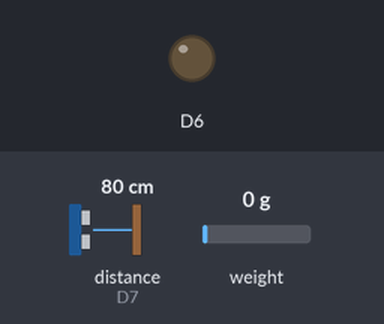
The sketch below on a simulated ESP8266 (NodeMCU). Parts: output pins drawn as LEDs (lit = HIGH). Inputs (shaded band) come from the test bench; at power-on: distance to the obstacle (sensor on D7) 80 cm, weight on the scale 0 g. The echo pulse lasts 58.3 µs per cm; WiFi joins after 1.5 s; servers stay silent unless stated; uploads are accepted with an empty reply; pins used as bus, display or sensor lines are not drawn; what the sketch prints to the serial monitor is not drawn.

Above: at 4.2 s.
4.3 s: distance to the obstacle (sensor on D7) set to 8 cm
6.4 s: distance to the obstacle (sensor on D7) set to 5 cm
At 8.2 s:
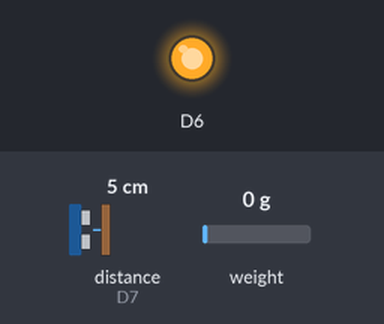
Timing chart, 0 to 9.7 s (numbered marks = the images above; inputs shaded):
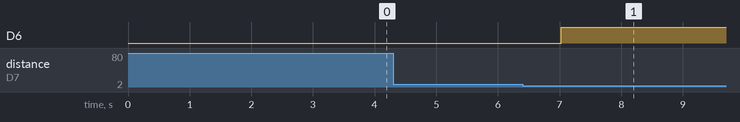

The sketch:

Cek_getUserID.ino
```cpp
#include <ESP8266WiFi.h>
#include <ESP8266HTTPClient.h>
#include <HX711.h>

const char *ssid = "HUAWEI-bA32";
const char *password = "7GUMCyrB";
const char *server = "http://projectdispenser01.000webhostapp.com/disp_get.php";
const int port = 80;

const char *serverUrl = "http://projectdispenser01.000webhostapp.com/get_id_user.php";

float calibration_factor = -101.5;
float units;
float ounces;

int berat_awal;
int berat_akhir;
int volume = 0;

class Ultrasonic {
public:
    Ultrasonic(int trigPin, int echoPin, int minDistance) : trigPin(trigPin), echoPin(echoPin), minDistance(minDistance) {}

    void setup() {
        pinMode(trigPin, OUTPUT);
        pinMode(echoPin, INPUT);
    }

    float getDistance() {
        digitalWrite(trigPin, LOW);
        delayMicroseconds(2);
        digitalWrite(trigPin, HIGH);
        delayMicroseconds(10);
        digitalWrite(trigPin, LOW);

        long duration = pulseIn(echoPin, HIGH);
        return duration * 0.034 / 2;
    }

    bool minRange(float distance) {
        return distance <= minDistance;
    }

private:
    int trigPin;
    int echoPin;
    int minDistance;
};

class Pump {
public:
    Pump(int relayPin) : relayPin(relayPin) {}

    void setup() {
        pinMode(relayPin, OUTPUT);
        digitalWrite(relayPin, LOW);
    }

    void enable() {
        digitalWrite(relayPin, HIGH);
    }

    void disable() {
        digitalWrite(relayPin, LOW);
    }

private:
    int relayPin;
};

class LoadCell {
public:
    LoadCell(int dtPin, int sckPin) : dtPin(dtPin), sckPin(sckPin) {}

    void setup() {
        scale.begin(dtPin, sckPin);
        scale.set_scale();
        scale.tare();
    }

    int getWeight_1() {
      scale.set_scale(calibration_factor);

      units = scale.get_units(), 10;
      if (units < 0) {
        units = 0.00;
      }
      ounces = units * 0.035274;

      return units;
    }

    int getWeight_2() {
      scale.set_scale(calibration_factor);

      units = scale.get_units(), 10;
      if (units < 0) {
        units = 0.00;
      }
      ounces = units * 0.035274;

      return units;
    }

private:
    int dtPin;
    int sckPin;
    HX711 scale;
};

Ultrasonic ultrasonic(D5, D7, 6);
Pump pump(D6);
LoadCell loadCell(4, 14);

void connectWiFi() {
    Serial.print("Connecting to WiFi");
    WiFi.begin(ssid, password);
    while (WiFi.status() != WL_CONNECTED) {
        delay(1000);
        Serial.print(".");
    }
    Serial.println("Connected to WiFi");
}

String get_userid(String disp_id) {
    HTTPClient http;
    WiFiClient wifiClient;

    String url = String(serverUrl) + "?disp_id=" + disp_id;

    http.begin(wifiClient, url);

    int httpCode = http.GET();

    if (httpCode == HTTP_CODE_OK) {
        String payload = http.getString();
        String user_id = payload;
        Serial.println("Status get_user_id");
        Serial.println("Payload: " + user_id);
        return user_id;
    } else {
        String payload = http.getString();
        String user_id = payload;

        Serial.println("Failed to get user_id");
        Serial.println("HTTP Code: " + String(httpCode));
        Serial.println("Payload: " + payload);
        return "-1";
    }

    http.end();
}

void sendGetRequest(String disp_id, String user_id, int volume) {
  HTTPClient http;
  WiFiClient wifiClient;

  String url = String(server) + "?disp_id=" + disp_id + "&user_id=" + user_id + "&volume=" + volume;
  http.begin(wifiClient, url);

  int httpCode = http.GET();
  if (httpCode == HTTP_CODE_OK) {
     Serial.println("Success send data");
     }
     else{
      Serial.println("Failed send data");
     }

    http.end();
}

void setup() {
    Serial.begin(115200);
    connectWiFi();
    ultrasonic.setup();
    pump.setup();
    loadCell.setup();

}

void loop() {
    float distance = ultrasonic.getDistance();
    String disp_id = "disp1";
    String user_id;
    berat_awal = loadCell.getWeight_1();

    if (ultrasonic.minRange(distance)) {
      user_id = get_userid(disp_id);
      if (user_id != "No user ID found for disp_id: " + disp_id) {

        while (ultrasonic.getDistance() < 6) {
            delay(100);
            Serial.println(distance);
            pump.enable();
            delay(100);
        }
        pump.disable();

        Serial.println("Pump Stopped");
        berat_akhir = loadCell.getWeight_2();
        volume = berat_awal - berat_akhir;
        Serial.println(volume);
        Serial.println(user_id);
        sendGetRequest(disp_id, user_id, volume);

      } else {
        while (ultrasonic.getDistance() < 6) {
            delay(100);
            Serial.println(distance);
            pump.enable();
            delay(100);
        }
        pump.disable();
        Serial.println("Data user id tidak ada");
      }
    }

    delay(500);
}
```

Measured:
- the behaviour switches between 7 and 6 cm on distance to the obstacle (sensor on D7) (found by bisection; images 0 and 1)
- after the input at 4.3 s, every drawn part: stays the same
- after the input at 6.4 s, D6: LOW → HIGH after 0.62 s
